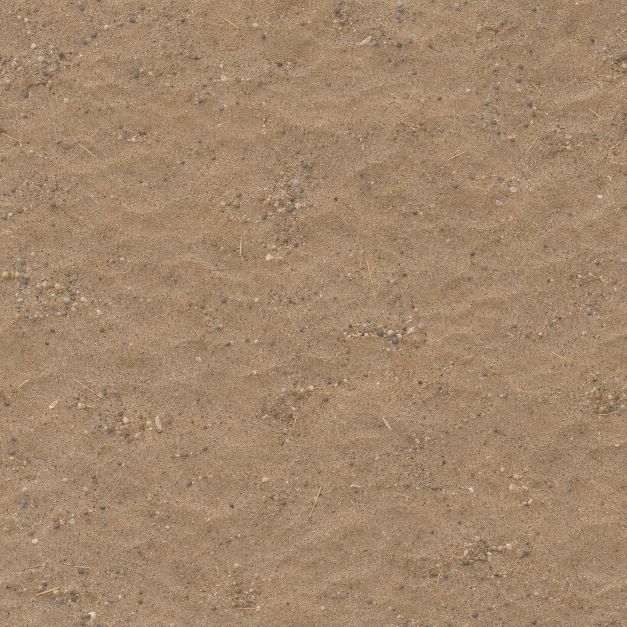
#> input picture ArtSource/ShoreDesert/ShoreSandSource.png, 1254 x 1254 px (shown at 1/2 size); its folder holds 2 pictures in this run
$ python BuildShoreDesertTextures.py
#> lines starting #> are read from the running program, lines starting #| are printed output that depends on the picture
#> in bake, image is the input picture: PIL image 1254x1254 RGB; mean R, G, B 162.4, 135.6, 107.2
"""Build periodic terrain albedo and companion tangent-space normals from the art masters."""
from pathlib import Path

import numpy as np
from PIL import Image
from scipy.ndimage import gaussian_filter

ROOT = Path(__file__).resolve().parents[1]
SOURCE = ROOT / "ArtSource" / "ShoreDesert"
OUTPUT = ROOT / "Assets" / "Textures" / "Ground" / "ShoreDesert"
SIZE = 1024


def periodic(source):
    # Periodic-plus-smooth decomposition removes mismatched boundary trends
    # without mirroring features or blurring detail at the repeat seam.
    jumps = np.zeros_like(source)
    jumps[0, :] = source[-1, :] - source[0, :]
    jumps[-1, :] = -jumps[0, :]
    jumps[:, 0] += source[:, -1] - source[:, 0]
    jumps[:, -1] -= source[:, -1] - source[:, 0]
    wave = 2 * np.cos(2 * np.pi * np.arange(SIZE) / SIZE)
    laplacian = wave[:, None] + wave[None, :] - 4
    laplacian[0, 0] = 1
    smooth = np.fft.fft2(jumps, axes=(0, 1)) / laplacian[:, :, None]
    smooth[0, 0] = 0
    return source - np.fft.ifft2(smooth, axes=(0, 1)).real


def save(data, name):
#> called with name = 'T_ShoreSand_Albedo.png'
    encoded = (np.clip(data, 0, 1) * 255 + .5).astype(np.uint8)
    Image.fromarray(encoded, "RGB").save(OUTPUT / name)


def bake(surface, fine_relief, broad_relief):
    with Image.open(SOURCE / f"{surface}SandSource.png") as image:
        image = image.convert("RGB").resize((SIZE, SIZE), Image.Resampling.LANCZOS)
        albedo = periodic(np.asarray(image, dtype=float) / 255)
    save(albedo, f"T_{surface}Sand_Albedo.png")

    luminance = albedo @ np.array([.2126, .7152, .0722])
    grains = gaussian_filter(luminance, .75, mode="wrap")
    relief = grains - gaussian_filter(grains, 7, mode="wrap")
    broad = gaussian_filter(luminance, 8, mode="wrap")
    broad -= gaussian_filter(luminance, 38, mode="wrap")
    height = relief * fine_relief + broad * broad_relief
    dx = (np.roll(height, -1, axis=1) - np.roll(height, 1, axis=1)) / 2
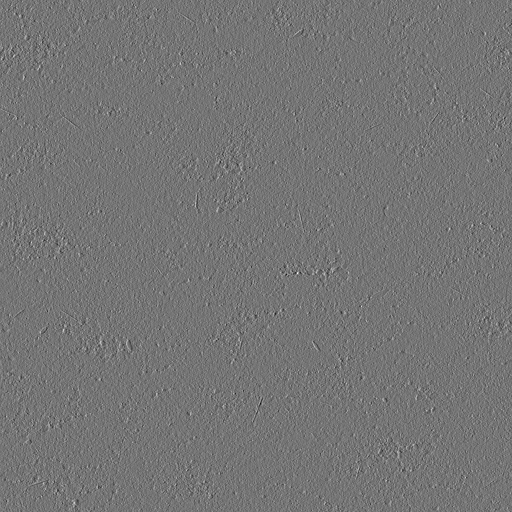
#> dx: shape (1024, 1024) float64 (shown at 1/2 size); min -0.721, max 0.849, mean -1.45e-20; drawn with min black and max white
    dy = (np.roll(height, -1, axis=0) - np.roll(height, 1, axis=0)) / 2
    normals = np.stack((-dx, dy, np.ones_like(dx)), axis=-1)
    normals /= np.linalg.norm(normals, axis=-1, keepdims=True)
    save(normals * .5 + .5, f"T_{surface}Sand_Normal.png")


if __name__ == "__main__":
    OUTPUT.mkdir(parents=True, exist_ok=True)
    bake("Shore", fine_relief=5, broad_relief=4)
    bake("Desert", fine_relief=2.2, broad_relief=9)
#> call 2 of bake, with surface = 'Desert', fine_relief = 2.2, broad_relief = 9
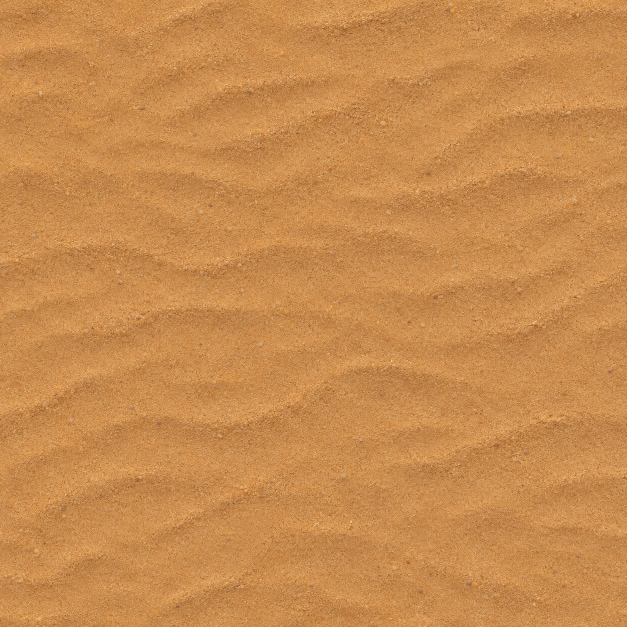
#> input picture ArtSource/ShoreDesert/DesertSandSource.png, 1254 x 1254 px (shown at 1/2 size)
#> in bake, image is the input picture: PIL image 1254x1254 RGB; mean R, G, B 200.8, 139.8, 78.8
#> in bake (call 2), `broad -= gaussian_filter(luminance, 38, mode="wrap")`:
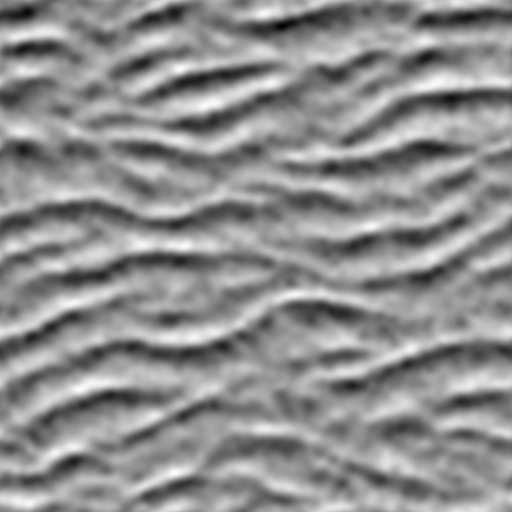
#> broad: shape (1024, 1024) float64 (shown at 1/2 size); min -0.0513, max 0.0403, mean -5.85e-17; drawn with min black and max white
#> in bake (call 2), `height = relief * fine_relief + broad * broad_relief`:
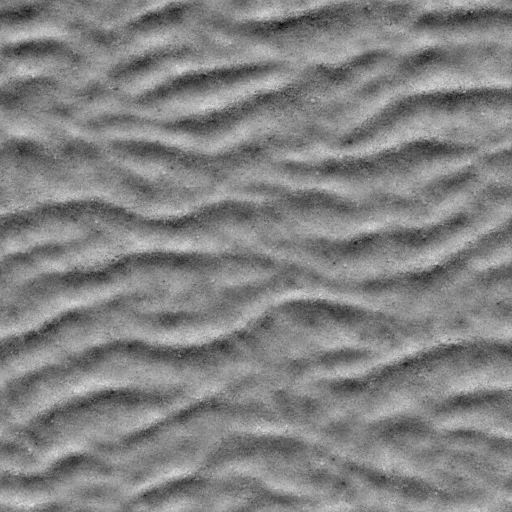
#> height: shape (1024, 1024) float64 (shown at 1/2 size); min -0.71, max 0.677, mean -5.93e-17; drawn with min black and max white
#> in bake (call 2), `dy = (np.roll(height, -1, axis=0) - np.roll(height, 1, axis=0)) / 2`:
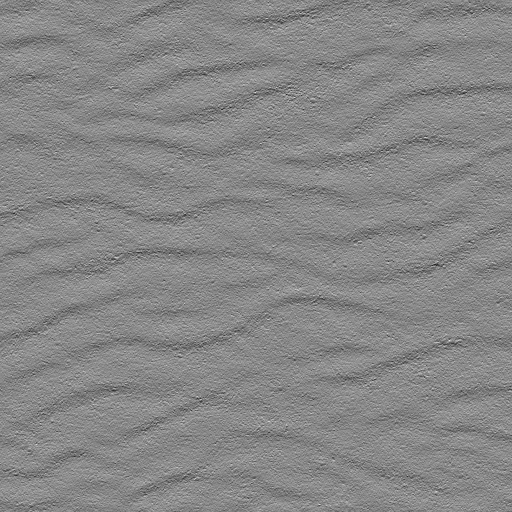
#> dy: shape (1024, 1024) float64 (shown at 1/2 size); min -0.246, max 0.218, mean 4.07e-20; drawn with min black and max white
#> in bake (call 2), `normals = np.stack((-dx, dy, np.ones_like(dx)), axis=-1)`:
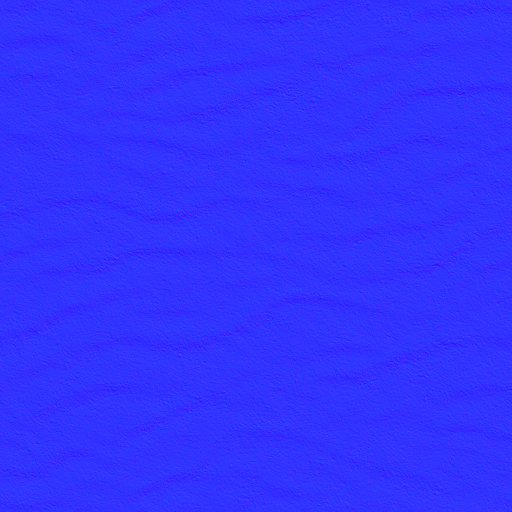
#> normals: shape (1024, 1024, 3) float64 (shown at 1/2 size); mean of channels 0, 1, 2 3.45e-21, -1.2e-18, 1; drawn with min black and max white
#> call 4 of save, with name = 'T_DesertSand_Normal.png'
#> in save (call 4), `encoded = (np.clip(data, 0, 1) * 255 + .5).astype(np.uint8)`:
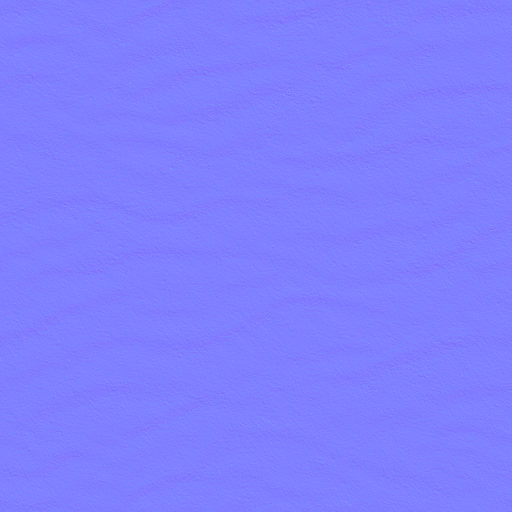
#> encoded: shape (1024, 1024, 3) (shown at 1/2 size); mean of channels 0, 1, 2 127.5, 127.5, 254.9; drawn as R, G, B
